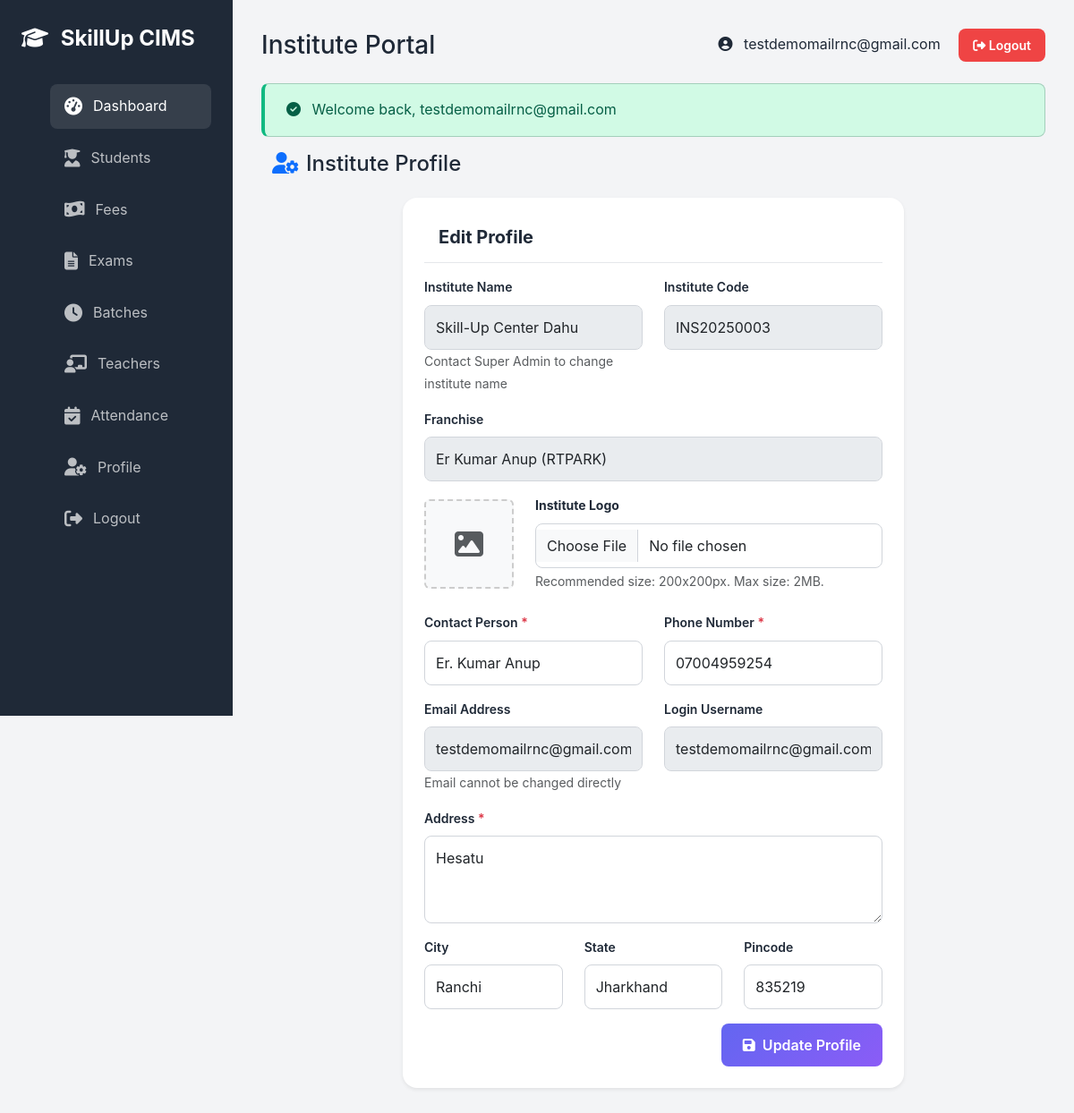
The page /public/institute/profile (signed in) on the database its author committed.
### tables this page shows
CREATE TABLE `institutes` (
  `id` int(10) UNSIGNED NOT NULL,
  `franchise_id` int(10) UNSIGNED NOT NULL,
  `institute_code` varchar(20) NOT NULL,
  `institute_name` varchar(200) NOT NULL,
  `address` text NOT NULL,
  `city` varchar(100) DEFAULT NULL,
  `state` varchar(100) DEFAULT NULL,
  `pincode` varchar(10) DEFAULT NULL,
  `contact_person` varchar(100) NOT NULL,
  `phone` varchar(20) NOT NULL,
  `email` varchar(100) NOT NULL,
  `logo` varchar(255) DEFAULT NULL,
  `status` enum('active','inactive') DEFAULT 'active',
  `user_id` int(10) UNSIGNED DEFAULT NULL COMMENT 'Institute admin user ID',
  `created_at` timestamp NOT NULL DEFAULT current_timestamp(),
  `updated_at` timestamp NOT NULL DEFAULT current_timestamp() ON UPDATE current_timestamp()
);

CREATE TABLE `franchises` (
  `id` int(10) UNSIGNED NOT NULL,
  `franchise_code` varchar(20) NOT NULL,
  `franchise_name` varchar(200) NOT NULL,
  `owner_name` varchar(100) NOT NULL,
  `email` varchar(100) NOT NULL,
  `phone` varchar(20) NOT NULL,
  `address` text NOT NULL,
  `city` varchar(100) DEFAULT NULL,
  `state` varchar(100) DEFAULT NULL,
  `pincode` varchar(10) DEFAULT NULL,
  `commission_rate` decimal(5,2) DEFAULT 10.00 COMMENT 'Commission percentage',
  `status` enum('active','inactive','pending') DEFAULT 'pending',
  `user_id` int(10) UNSIGNED NOT NULL COMMENT 'Franchise admin user ID',
  `created_at` timestamp NOT NULL DEFAULT current_timestamp(),
  `updated_at` timestamp NOT NULL DEFAULT current_timestamp() ON UPDATE current_timestamp()
);

CREATE TABLE `users` (
  `id` int(10) UNSIGNED NOT NULL,
  `role_id` int(10) UNSIGNED NOT NULL,
  `reset_token` varchar(64) DEFAULT NULL,
  `reset_expires_at` datetime DEFAULT NULL,
  `username` varchar(50) NOT NULL,
  `email` varchar(100) NOT NULL,
  `password_hash` varchar(255) NOT NULL,
  `status` enum('active','inactive','suspended') DEFAULT 'active',
  `last_login` timestamp NULL DEFAULT NULL,
  `created_at` timestamp NOT NULL DEFAULT current_timestamp(),
  `updated_at` timestamp NOT NULL DEFAULT current_timestamp() ON UPDATE current_timestamp()
);

### app/Controllers/InstituteController.php (called while the page is built, shortened)
<?php
class InstituteController extends Controller
{
    public function profile()
    {
        $userId = Session::userId();
        $db = Database::getInstance();
        $institute = $db->fetchOne("
            SELECT i.*, f.franchise_name, u.email as user_email
            FROM institutes i
            LEFT JOIN franchises f ON i.franchise_id = f.id
            JOIN users u ON i.user_id = u.id
            WHERE i.user_id = :user_id
        ", ['user_id' => $userId]);
        $this->view('institute/profile', [
            'institute' => $institute
        ], 'layouts/institute');
    }
}

### public/index.php (called while the page is built, shortened)
<?php
spl_autoload_register(function ($class) {
    $paths = [
        __DIR__ . '/../core/' . $class . '.php',
        __DIR__ . '/../app/Controllers/' . $class . '.php',
        __DIR__ . '/../app/Models/' . $class . '.php',
        __DIR__ . '/../app/Middleware/' . $class . '.php',
    ];
    foreach ($paths as $path) {
        if (file_exists($path)) {
            return;
        }
    }
});
require __DIR__ . '/../app/Helpers/helpers.php';
$router = new Router();
$router->dispatch();

### config/database.php (called while the page is built)
<?php
return [
    'host' => getenv('DB_HOST') ?: 'localhost',
    'database' => getenv('DB_NAME') ?: 'skillup_cims',
    'username' => getenv('DB_USER') ?: 'root',
    'password' => getenv('DB_PASS') ?: '',
    'charset' => 'utf8mb4',
    'collation' => 'utf8mb4_unicode_ci',
];

### core/Database.php (called while the page is built, shortened)
<?php
class Database
{
    private static $instance = null;
    private $connection;
    private function __construct()
    {
        try {
            $config = require __DIR__ . '/../config/database.php';
            $dsn = "mysql:host={$config['host']};dbname={$config['database']};charset={$config['charset']}";
            $options = [
                PDO::ATTR_ERRMODE => PDO::ERRMODE_EXCEPTION,
                PDO::ATTR_DEFAULT_FETCH_MODE => PDO::FETCH_ASSOC,
                PDO::ATTR_EMULATE_PREPARES => false,
            ];
            $this->connection = new PDO($dsn, $config['username'], $config['password'], $options);
        } catch (PDOException $e) {
            die("Database Connection Failed: " . $e->getMessage());
        }
    }
    public static function getInstance()
    {
        if (self::$instance === null) {
            self::$instance = new self();
        }
        return self::$instance;
    }
    public function query($sql, $params = [])
    {
        try {
            $stmt = $this->connection->prepare($sql);
            $stmt->execute($params);
            return $stmt;
        } catch (PDOException $e) {
            error_log("Query Error: " . $e->getMessage());
            throw $e;
        }
    }
    public function fetchOne($sql, $params = [])
    {
        $stmt = $this->query($sql, $params);
        return $stmt->fetch();
    }
}

### core/Session.php (called while the page is built, shortened)
<?php
class Session
{
    public static function get($key, $default = null)
    {
        return $_SESSION[$key] ?? $default;
    }
    public static function has($key)
    {
        return isset($_SESSION[$key]);
    }
    public static function isAuthenticated()
    {
        return self::has('user_id') && self::has('user_role');
    }
    public static function userId()
    {
        return self::get('user_id');
    }
    public static function userRole()
    {
        return self::get('user_role');
    }
}

### app/Helpers/helpers.php (called while the page is built, shortened)
<?php
function e($string)
{
    return htmlspecialchars($string ?? '', ENT_QUOTES, 'UTF-8');
}

### views/institute/profile.php (the view, shortened to what this page needs)
<div class="container-fluid">
    <div class="row mb-4">
        <div class="col-md-6">
            <h4 class="mb-0"><i class="fas fa-user-cog text-primary me-2"></i>Institute Profile</h4>
        </div>
    </div>
    <div class="row">
        <div class="col-md-8 mx-auto">
            <div class="card border-0 shadow-sm">
                <div class="card-header bg-white">
                    <h5 class="card-title mb-0">Edit Profile</h5>
                </div>
                <div class="card-body">
                    <form id="profileForm">
                        <div class="row mb-3">
                            <div class="col-md-6">
                                <label class="form-label">Institute Name</label>
                                <input type="text" class="form-control" value="<?= e($institute['institute_name']) ?>"
                                    readonly disabled>
                                <small class="text-muted">Contact Super Admin to change institute name</small>
                            </div>
                            <div class="col-md-6">
                                <label class="form-label">Institute Code</label>
                                <input type="text" class="form-control" value="<?= e($institute['institute_code']) ?>"
                                    readonly disabled>
                            </div>
                        </div>
                        <div class="mb-3">
                            <label class="form-label">Franchise</label>
                            <input type="text" class="form-control" value="<?= e($institute['franchise_name']) ?>"
                                readonly disabled>
                        </div>
                        <div class="row align-items-center mb-4">
                            <div class="col-auto">
                                <?php if (!empty($institute['logo'])): ?>
                                    <img src="<?= asset('uploads/logos/' . $institute['logo']) ?>" alt="Institute Logo"
                                        class="img-thumbnail" style="width: 100px; height: 100px; object-fit: contain;">
                                <?php else: ?>
                                    <div class="bg-light d-flex align-items-center justify-content-center rounded"
                                        style="width: 100px; height: 100px; border: 2px dashed #ccc;">
                                        <i class="fas fa-image text-muted fa-2x"></i>
                                    </div>
                                <?php endif; ?>
                            </div>
                            <div class="col">
                                <label class="form-label fw-bold">Institute Logo</label>
                                <input type="file" class="form-control" name="logo" accept="image/*">
                                <div class="form-text">Recommended size: 200x200px. Max size: 2MB.</div>
                            </div>
                        </div>
                        <div class="row mb-3">
                            <div class="col-md-6">
                                <label class="form-label">Contact Person <span class="text-danger">*</span></label>
                                <input type="text" class="form-control" name="contact_person"
                                    value="<?= e($institute['contact_person']) ?>" required>
                            </div>
                            <div class="col-md-6">
                                <label class="form-label">Phone Number <span class="text-danger">*</span></label>
                                <input type="text" class="form-control" name="phone"
                                    value="<?= e($institute['phone']) ?>" required>
                            </div>
                        </div>
                        <div class="row mb-3">
                            <div class="col-md-6">
                                <label class="form-label">Email Address</label>
                                <input type="email" class="form-control" value="<?= e($institute['email']) ?>" readonly
                                    disabled>
                                <small class="text-muted">Email cannot be changed directly</small>
                            </div>
                            <div class="col-md-6">
                                <label class="form-label">Login Username</label>
                                <input type="text" class="form-control"
                                    value="<?= e($institute['user_email'] ?? 'N/A') ?>" readonly disabled>
                            </div>
                        </div>
                        <div class="mb-3">
                            <label class="form-label">Address <span class="text-danger">*</span></label>
                            <textarea class="form-control" name="address" rows="3"
                                required><?= e($institute['address']) ?></textarea>
                        </div>
                        <div class="row mb-3">
                            <div class="col-md-4">
                                <label class="form-label">City</label>
                                <input type="text" class="form-control" name="city"
                                    value="<?= e($institute['city']) ?>">
                            </div>
                            <div class="col-md-4">
                                <label class="form-label">State</label>
                                <input type="text" class="form-control" name="state"
                                    value="<?= e($institute['state']) ?>">
                            </div>
                            <div class="col-md-4">
                                <label class="form-label">Pincode</label>
                                <input type="text" class="form-control" name="pincode"
                                    value="<?= e($institute['pincode']) ?>">
                            </div>
                        </div>
                        <div class="text-end">
                            <button type="submit" class="btn btn-primary">
                                <i class="fas fa-save me-2"></i>Update Profile
                            </button>
                        </div>
                    </form>
                </div>
            </div>
        </div>
    </div>
</div>

### core/Router.php (shortened to what this page needs)
<?php
class Router
{
    private $routes = [];
    private function addRoute($method, $uri, $controller, $action, $middleware = [])
    {
        if (strpos($controller, '@') !== false && $action === null) {
            list($controller, $action) = explode('@', $controller);
        }
        $this->routes[] = [
            'method' => $method,
            'uri' => $uri,
            'controller' => $controller,
            'action' => $action,
            'middleware' => $middleware
        ];
    }
    public function dispatch()
    {
        $requestUri = $this->getRequestUri();
        $requestMethod = $_SERVER['REQUEST_METHOD'];
        foreach ($this->routes as $route) {
            if ($route['method'] === $requestMethod && $this->matchRoute($route['uri'], $requestUri, $params)) {
                $controllerClass = $route['controller'];
                $action = $route['action'];
                if (class_exists($controllerClass)) {
                    $controller = new $controllerClass();
                    if (method_exists($controller, $action)) {
                        call_user_func_array([$controller, $action], $params);
                        return;
                    }
                }
                return;
            }
        }
    }
    private function matchRoute($routeUri, $requestUri, &$params = [])
    {
        $pattern = preg_replace('/\{(\w+)\}/', '([^/]+)', $routeUri);
        $pattern = '#^' . $pattern . '$#';
        if (preg_match($pattern, $requestUri, $matches)) {
            return true;
        }
        return false;
    }
    private function getRequestUri()
    {
        $uri = parse_url($_SERVER['REQUEST_URI'], PHP_URL_PATH);
        $scriptName = dirname($_SERVER['SCRIPT_NAME']);
        if ($scriptName !== '/' && strpos($uri, $scriptName) === 0) {
            $uri = substr($uri, strlen($scriptName));
        }
        return rtrim($uri, '/') ?: '/';
    }
}

### public/assets/css/custom.css (style rules this page uses)
:root { --primary-color: #6366f1; --secondary-color: #8b5cf6; --accent-color: #ec4899; --gradient-start: #667eea; --gradient-end: #764ba2; --dark: #1f2937; --light: #f9fafb; --white: #ffffff; --gray-100: #f3f4f6; --gray-200: #e5e7eb; --gray-300: #d1d5db; --gray-600: #4b5563; --gray-800: #1f2937; --success: #10b981; --warning: #f59e0b; --danger: #ef4444; --info: #3b82f6; --spacing-sm: 0.5rem; --spacing-md: 1rem; --spacing-lg: 1.5rem; --spacing-xl: 2rem; --radius-sm: 0.375rem; --radius-md: 0.5rem; --radius-lg: 1rem; --radius-full: 9999px; --shadow-sm: 0 1px 2px 0 rgba(0, 0, 0, 0.05); --shadow-md: 0 4px 6px -1px rgba(0, 0, 0, 0.1); --shadow-lg: 0 10px 15px -3px rgba(0, 0, 0, 0.1); --shadow-xl: 0 20px 25px -5px rgba(0, 0, 0, 0.1); }
* { margin: 0; padding: 0; box-sizing: border-box; }
body { font-family: 'Inter', 'Segoe UI', Tahoma, Geneva, Verdana, sans-serif; color: var(--gray-800); background-color: var(--gray-100); line-height: 1.6; overflow-x: hidden; }
.btn { display: inline-block; padding: 0.75rem 1.5rem; border-radius: var(--radius-md); font-weight: 600; text-decoration: none; transition: all 0.3s ease; border: none; cursor: pointer; font-size: 1rem; }
.btn-primary { background: linear-gradient(135deg, var(--primary-color), var(--secondary-color)); color: white; }
.card { background: white; border-radius: var(--radius-lg); box-shadow: var(--shadow-md); padding: 1.5rem; margin-bottom: 1.5rem; transition: all 0.3s ease; }
.card-header { border-bottom: 1px solid var(--gray-200); padding-bottom: 1rem; margin-bottom: 1rem; }
.card-title { font-size: 1.25rem; font-weight: 700; color: var(--dark); margin: 0; }
.card-body { padding: 0; }
.form-label { display: block; margin-bottom: 0.5rem; font-weight: 600; color: var(--dark); font-size: 0.875rem; }
.form-control { width: 100%; padding: 0.75rem; border: 1px solid var(--gray-300); border-radius: var(--radius-md); font-size: 1rem; transition: all 0.3s ease; }
.mb-3 { margin-bottom: 1.5rem; }
.d-flex { display: flex; }

### rows shown on the page
institutes: institute_name "Skill-Up Center Dahu", institute_code "INS20250003", franchise.franchise_name "Er Kumar Anup (RTPARK)", contact_person "Er. Kumar Anup", phone "07004959254", email "testdemomailrnc@gmail.com", user.email "testdemomailrnc@gmail.com", address "Hesatu", city "Ranchi", state "Jharkhand", pincode "835219"
